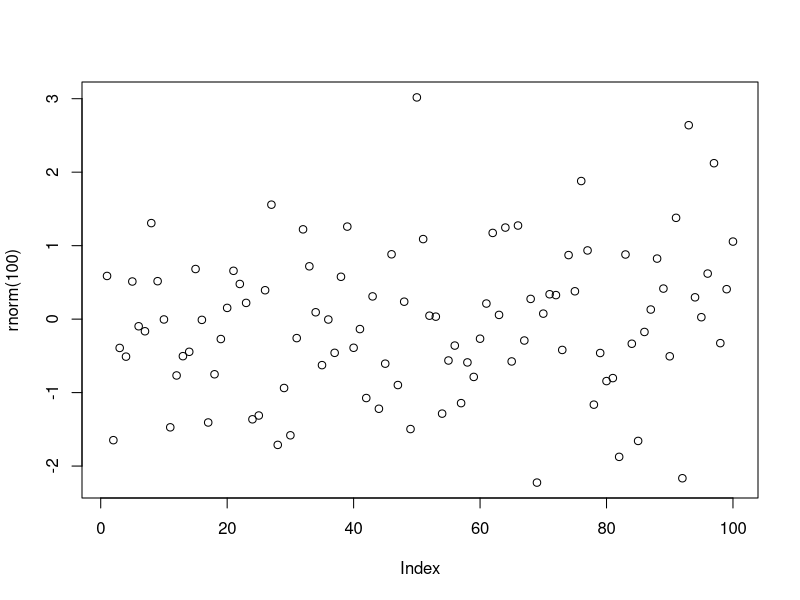

This figure's R source:
## ---- chunk 1
1+1

## ---- chunk 2
plot(rnorm(100))
